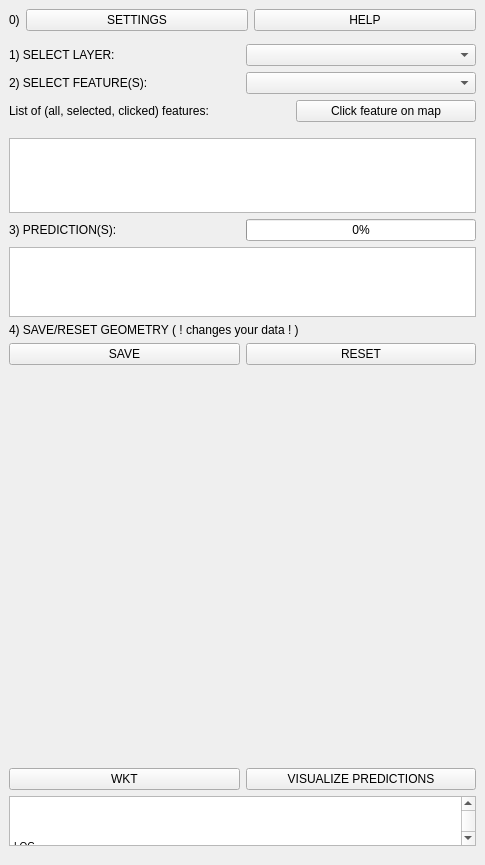
<?xml version="1.0" encoding="UTF-8"?>
<ui version="4.0">
 <class>brdrQDockWidgetBase</class>
 <widget class="QDockWidget" name="brdrQDockWidgetBase">
  <property name="geometry">
   <rect>
    <x>0</x>
    <y>0</y>
    <width>485</width>
    <height>865</height>
   </rect>
  </property>
  <property name="windowOpacity">
   <double>1.000000000000000</double>
  </property>
  <property name="windowTitle">
   <string>brdrQ Feature Aligner</string>
  </property>
  <widget class="QWidget" name="dockWidgetContents">
   <layout class="QGridLayout" name="gridLayout">
    <item row="0" column="0">
     <layout class="QVBoxLayout" name="verticalLayout">
      <property name="bottomMargin">
       <number>10</number>
      </property>
      <item>
       <layout class="QHBoxLayout" name="horizontalLayout_3" stretch="0,0,0">
        <property name="bottomMargin">
         <number>7</number>
        </property>
        <item>
         <widget class="QLabel" name="label_5">
          <property name="sizePolicy">
           <sizepolicy hsizetype="Maximum" vsizetype="Preferred">
            <horstretch>0</horstretch>
            <verstretch>0</verstretch>
           </sizepolicy>
          </property>
          <property name="text">
           <string>0)</string>
          </property>
         </widget>
        </item>
        <item>
         <widget class="QPushButton" name="pushButton_settings">
          <property name="text">
           <string>SETTINGS</string>
          </property>
         </widget>
        </item>
        <item>
         <widget class="QPushButton" name="pushButton_help">
          <property name="text">
           <string>HELP</string>
          </property>
         </widget>
        </item>
       </layout>
      </item>
      <item>
       <layout class="QHBoxLayout" name="horizontalLayout_2">
        <item>
         <widget class="QLabel" name="label_3">
          <property name="text">
           <string>1) SELECT LAYER:</string>
          </property>
         </widget>
        </item>
        <item>
         <widget class="QgsMapLayerComboBox" name="mMapLayerComboBox"/>
        </item>
       </layout>
      </item>
      <item>
       <layout class="QHBoxLayout" name="horizontalLayout_5">
        <item>
         <widget class="QLabel" name="label_4">
          <property name="text">
           <string>2) SELECT FEATURE(S):</string>
          </property>
         </widget>
        </item>
        <item>
         <widget class="QComboBox" name="comboBox_selectfeatures"/>
        </item>
       </layout>
      </item>
      <item>
       <layout class="QHBoxLayout" name="horizontalLayout_8">
        <property name="bottomMargin">
         <number>10</number>
        </property>
        <item>
         <widget class="QLabel" name="label">
          <property name="text">
           <string>List of (all, selected, clicked) features:</string>
          </property>
         </widget>
        </item>
        <item>
         <widget class="QPushButton" name="pushButton_select">
          <property name="sizePolicy">
           <sizepolicy hsizetype="Fixed" vsizetype="Fixed">
            <horstretch>0</horstretch>
            <verstretch>0</verstretch>
           </sizepolicy>
          </property>
          <property name="minimumSize">
           <size>
            <width>180</width>
            <height>0</height>
           </size>
          </property>
          <property name="text">
           <string>Click feature on map</string>
          </property>
         </widget>
        </item>
       </layout>
      </item>
      <item>
       <widget class="QListWidget" name="listWidget_features">
        <property name="sizePolicy">
         <sizepolicy hsizetype="Expanding" vsizetype="Maximum">
          <horstretch>0</horstretch>
          <verstretch>0</verstretch>
         </sizepolicy>
        </property>
        <property name="minimumSize">
         <size>
          <width>0</width>
          <height>0</height>
         </size>
        </property>
        <property name="maximumSize">
         <size>
          <width>16777215</width>
          <height>75</height>
         </size>
        </property>
       </widget>
      </item>
      <item>
       <layout class="QHBoxLayout" name="horizontalLayout_6">
        <item>
         <widget class="QLabel" name="label_2">
          <property name="text">
           <string>3) PREDICTION(S):</string>
          </property>
         </widget>
        </item>
        <item>
         <widget class="QProgressBar" name="progressBar">
          <property name="sizePolicy">
           <sizepolicy hsizetype="Preferred" vsizetype="Preferred">
            <horstretch>0</horstretch>
            <verstretch>0</verstretch>
           </sizepolicy>
          </property>
          <property name="value">
           <number>0</number>
          </property>
         </widget>
        </item>
       </layout>
      </item>
      <item>
       <widget class="QListWidget" name="listWidget_predictions">
        <property name="sizePolicy">
         <sizepolicy hsizetype="Expanding" vsizetype="Maximum">
          <horstretch>0</horstretch>
          <verstretch>0</verstretch>
         </sizepolicy>
        </property>
        <property name="maximumSize">
         <size>
          <width>16777215</width>
          <height>70</height>
         </size>
        </property>
        <property name="editTriggers">
         <set>QAbstractItemView::CurrentChanged|QAbstractItemView::DoubleClicked|QAbstractItemView::EditKeyPressed|QAbstractItemView::SelectedClicked</set>
        </property>
       </widget>
      </item>
      <item>
       <widget class="QLabel" name="label_6">
        <property name="text">
         <string>4) SAVE/RESET GEOMETRY ( ! changes your data ! )</string>
        </property>
       </widget>
      </item>
      <item>
       <layout class="QHBoxLayout" name="horizontalLayout_7">
        <item>
         <widget class="QPushButton" name="pushButton_save">
          <property name="toolTip">
           <string>&lt;html&gt;&lt;head/&gt;&lt;body&gt;&lt;p&gt;Save&lt;/p&gt;&lt;/body&gt;&lt;/html&gt;</string>
          </property>
          <property name="text">
           <string extracomment="save">SAVE</string>
          </property>
         </widget>
        </item>
        <item>
         <widget class="QPushButton" name="pushButton_reset">
          <property name="text">
           <string>RESET</string>
          </property>
         </widget>
        </item>
       </layout>
      </item>
      <item>
       <layout class="QHBoxLayout" name="horizontalLayout_4">
        <property name="spacing">
         <number>0</number>
        </property>
        <property name="bottomMargin">
         <number>6</number>
        </property>
        <item>
         <widget class="QWidget" name="plotWidget" native="true">
          <property name="sizePolicy">
           <sizepolicy hsizetype="Expanding" vsizetype="Expanding">
            <horstretch>0</horstretch>
            <verstretch>0</verstretch>
           </sizepolicy>
          </property>
          <property name="minimumSize">
           <size>
            <width>0</width>
            <height>150</height>
           </size>
          </property>
         </widget>
        </item>
       </layout>
      </item>
      <item>
       <layout class="QHBoxLayout" name="horizontalLayout">
        <item>
         <widget class="QPushButton" name="pushButton_wkt">
          <property name="text">
           <string>WKT</string>
          </property>
         </widget>
        </item>
        <item>
         <widget class="QPushButton" name="pushButton_visualize">
          <property name="text">
           <string>VISUALIZE PREDICTIONS</string>
          </property>
         </widget>
        </item>
       </layout>
      </item>
      <item>
       <widget class="QTextEdit" name="textEdit_output">
        <property name="sizePolicy">
         <sizepolicy hsizetype="Expanding" vsizetype="Preferred">
          <horstretch>0</horstretch>
          <verstretch>0</verstretch>
         </sizepolicy>
        </property>
        <property name="minimumSize">
         <size>
          <width>0</width>
          <height>50</height>
         </size>
        </property>
        <property name="maximumSize">
         <size>
          <width>16777215</width>
          <height>50</height>
         </size>
        </property>
        <property name="html">
         <string>&lt;!DOCTYPE HTML PUBLIC &quot;-//W3C//DTD HTML 4.0//EN&quot; &quot;http://www.w3.org/TR/REC-html40/strict.dtd&quot;&gt;
&lt;html&gt;&lt;head&gt;&lt;meta name=&quot;qrichtext&quot; content=&quot;1&quot; /&gt;&lt;style type=&quot;text/css&quot;&gt;
p, li { white-space: pre-wrap; }
&lt;/style&gt;&lt;/head&gt;&lt;body style=&quot; font-family:'MS Shell Dlg 2'; font-size:9.75pt; font-weight:400; font-style:normal;&quot;&gt;
&lt;p style=&quot; margin-top:0px; margin-bottom:0px; margin-left:0px; margin-right:0px; -qt-block-indent:0; text-indent:0px;&quot;&gt;&lt;span style=&quot; font-size:7.8pt;&quot;&gt;                                &lt;/span&gt;&lt;/p&gt;
&lt;p style=&quot; margin-top:0px; margin-bottom:0px; margin-left:0px; margin-right:0px; -qt-block-indent:0; text-indent:0px;&quot;&gt;&lt;span style=&quot; font-size:7.8pt;&quot;&gt;                                 &lt;/span&gt;&lt;/p&gt;
&lt;p style=&quot; margin-top:0px; margin-bottom:0px; margin-left:0px; margin-right:0px; -qt-block-indent:0; text-indent:0px;&quot;&gt;&lt;span style=&quot; font-size:7.8pt;&quot;&gt;                                 &lt;/span&gt;&lt;/p&gt;
&lt;p style=&quot; margin-top:0px; margin-bottom:0px; margin-left:0px; margin-right:0px; -qt-block-indent:0; text-indent:0px;&quot;&gt;&lt;span style=&quot; font-size:7.8pt;&quot;&gt;LOG                             &lt;/span&gt;&lt;/p&gt;&lt;/body&gt;&lt;/html&gt;</string>
        </property>
       </widget>
      </item>
     </layout>
    </item>
   </layout>
  </widget>
 </widget>
 <customwidgets>
  <customwidget>
   <class>QgsMapLayerComboBox</class>
   <extends>QComboBox</extends>
   <header>qgsmaplayercombobox.h</header>
  </customwidget>
 </customwidgets>
 <resources/>
 <connections/>
</ui>
